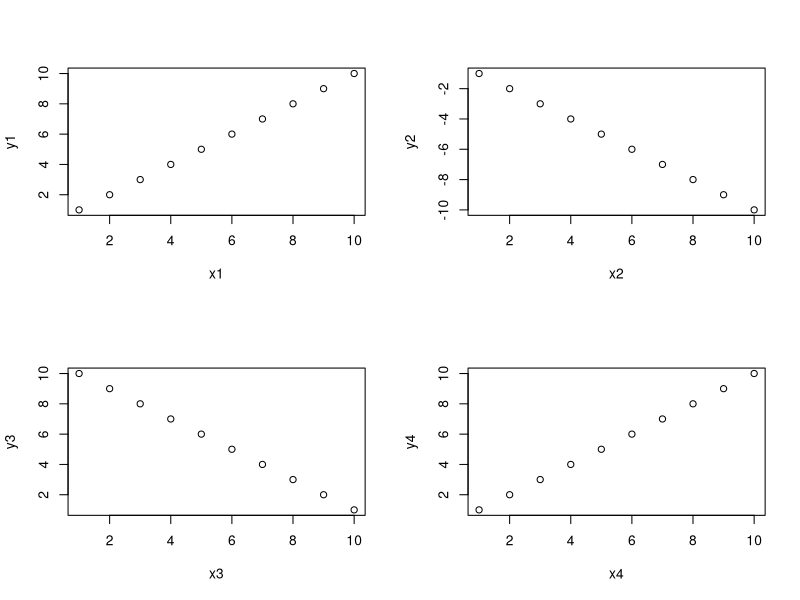
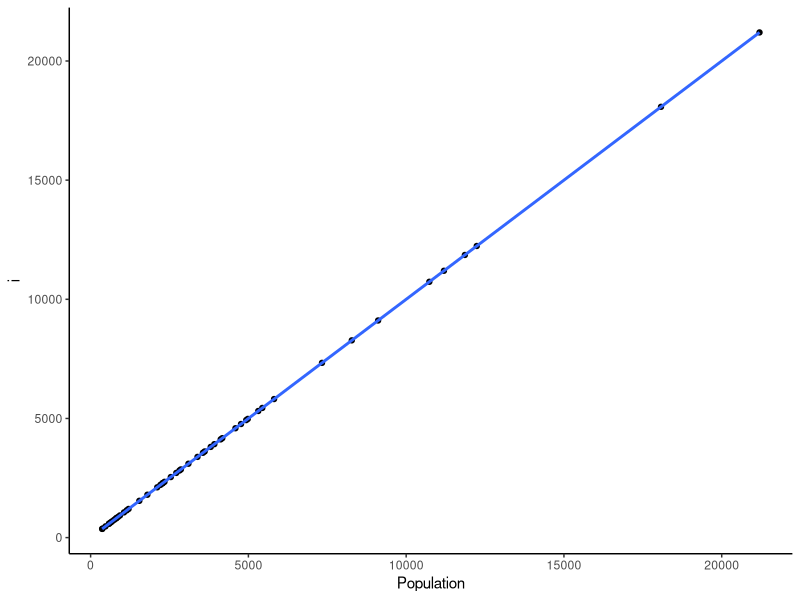
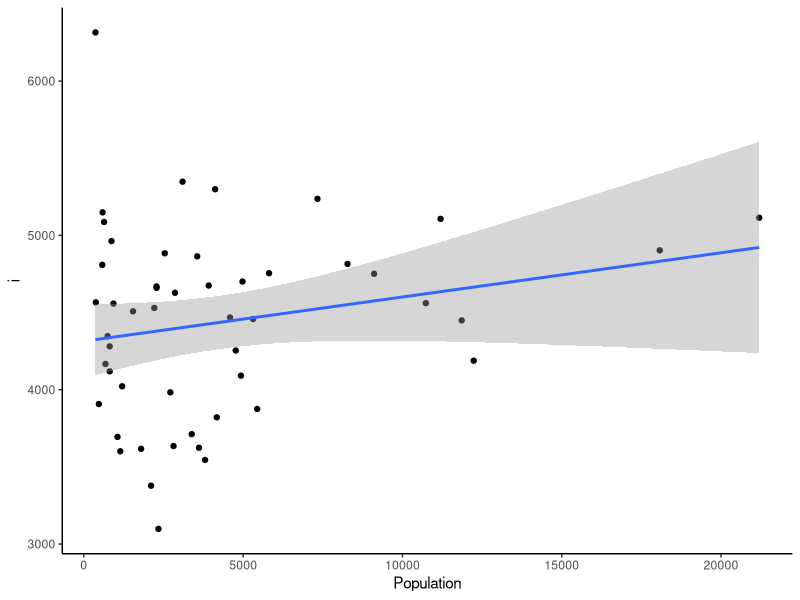
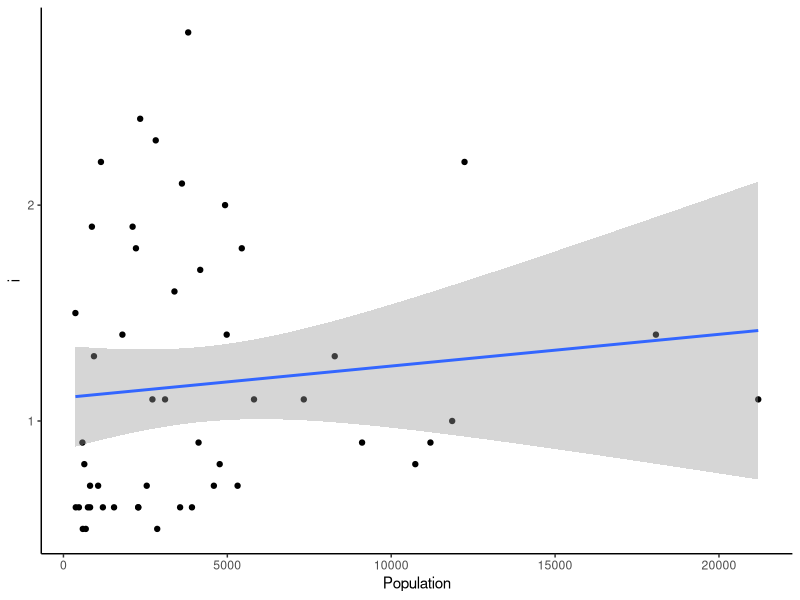
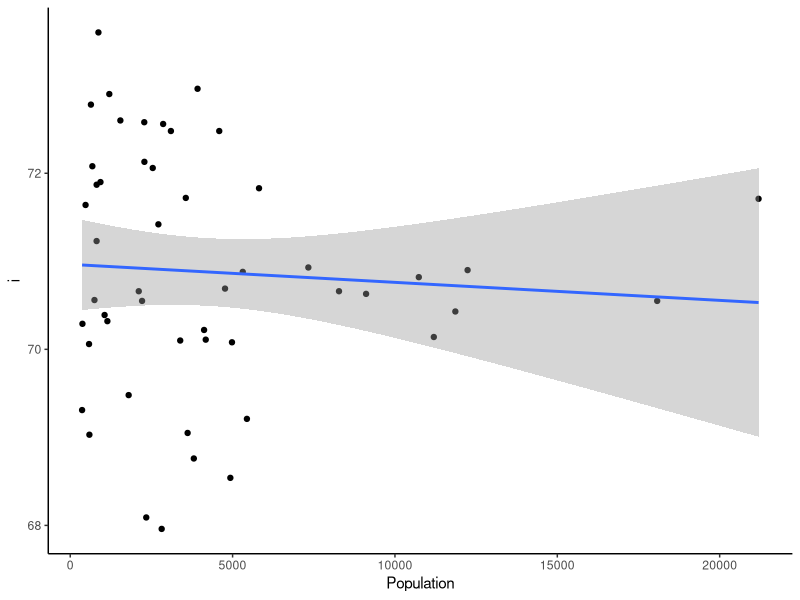
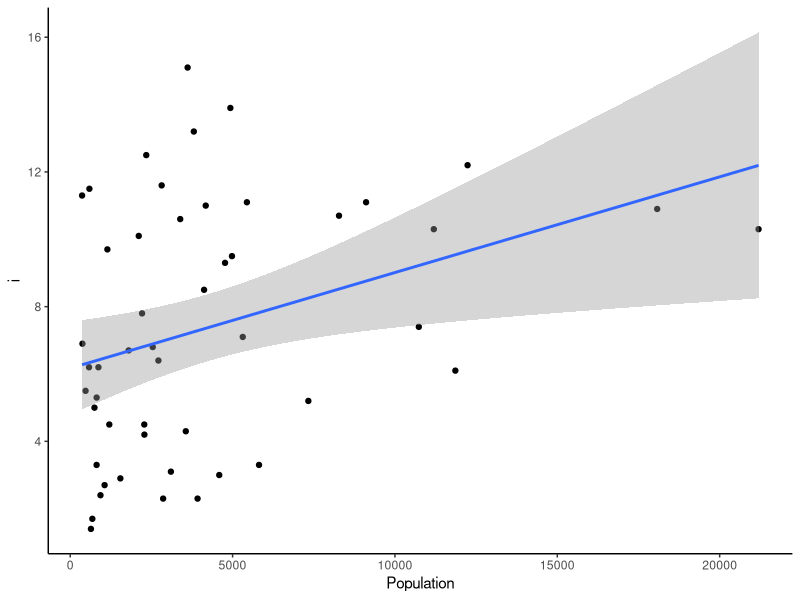
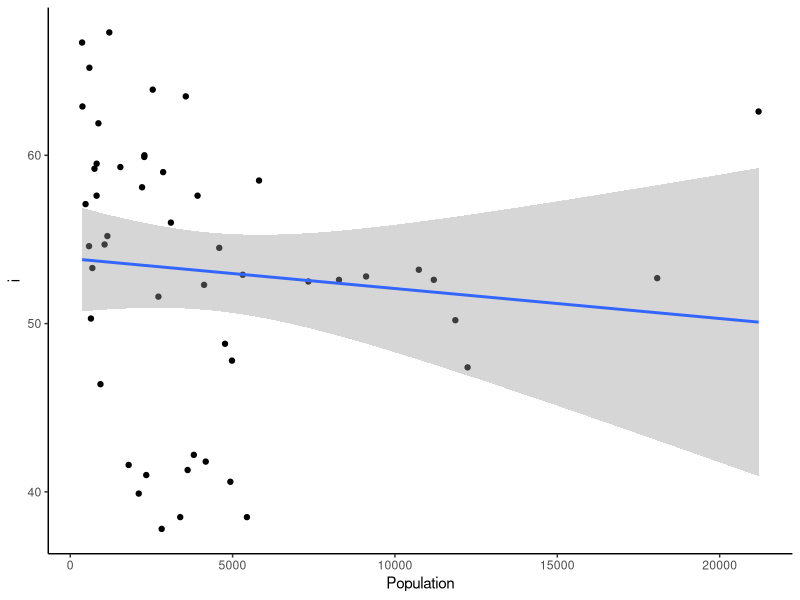
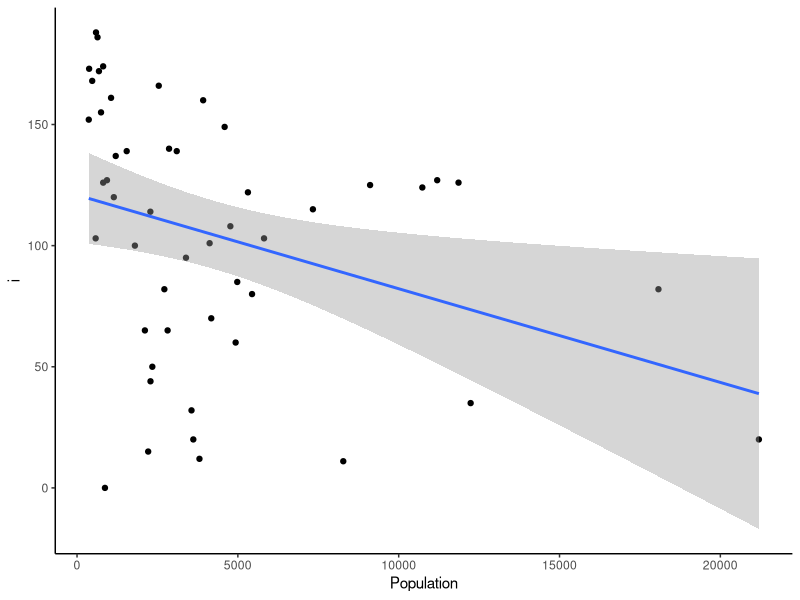

Generate these figures, in order, with R:
## ---- chunk 1
library(ggplot2)

squares = rep(NA, 10) # use rep to create a vector length 10 of NAs to store the result
for (i in 1:10) { 
  squares[i] = i^2
}
squares
## ---- chunk 2
# ?sapply 
# syntax: sapply(X = object_to_repeat_over, FUN = function_to_repeat)
# simple example of sapply over a vector
# we can use an in-line function definition
sapply(1:10, function(x)  x^2)

# equivalently, we can define our own functions separately for sapply
# e.g. a function that calculates the area of a circle radius r, pi*r^2
areaCircle = function(r){
  return(pi * r^2)
}
sapply(1:10, areaCircle)

# We can also just use short-hand for simple vector calculations:
pi*(1:10)^2

# but unlike the short-hand, sapply can also iterate over elements in a list
listy = list(a = TRUE, b = c("a", "b", "c"), c = 10:100)
str(listy) # look at the structure of 'listy'
length(listy) # look at the length of 'listy'

# use sapply to return a vector for length of each object within the list
sapply(listy, FUN = length) 
## ---- chunk 3
df1 = data.frame(x1 = 1:10, y1 = 1:10)
df2 = data.frame(x2 = 1:10, y2 = -1:-10)
df3 = data.frame(x3 = 1:10, y3 = 10:1)
df4 = data.frame(x4 = 1:10, y4 = 1:10)
my_list = list(df1, df2, df3, df4) # put 4 data frames together in a list
par(mfrow = c(2,2)) # set up frame for 4 plots
sapply(my_list, plot) # plot my_list with sapply
## ---- chunk 4
# load in the data
data(state)
states = as.data.frame(state.x77) # convert data to a familiar format - data frame
str(states) # let's take a look at the dataframe

# calculate the mean for each column
apply(states, 2, mean)

# note you could get this with colMeans() or summary(), along with the min and max and other values, but there may be instances where you only want the mean
# you could also plot each column against Population in ggplot

apply(states, 2, FUN = function(i) ggplot(states, aes(x=Population, y = i))+geom_point()+geom_smooth(method="lm")+theme_classic())

#calculate the sum across each row in states
apply(states, 1, sum)
## ---- chunk 5
lapply(1:10, function(x)  x^2) # lapply returns list
sapply(1:10, function(x)  x^2, simplify = FALSE) # same as an lapply
sapply(1:10, function(x)  x^2) # default is simplify = TRUE which retuns a vector
## ---- chunk 6
# load state data again, you can skip this if you already have it loaded
data(state)
states = as.data.frame(state.x77) # convert data to a familiar format - data frame
str(states) # let's take a look at the dataframe

# example syntax --- tapply(variable of interest, grouping variable, function)
# for each US region in our dataset, finds the mean of Frost for states in that region
tapply(states$Frost, state.region, mean) # state.region contains the region information for each state

# you can nest apply statements! Let's find the region average for all the variables in the states dataset
apply(states,
      2, # apply over columns of my_states
      function(x) tapply(x, state.region, mean)) # each column = variable of interest for tapply
## ---- chunk 7
data(state)
## ---- chunk 8
states = as.data.frame(state.x77) 
## ---- chunk 9
sapply(states[, c("Population", "Income", "Area")], mean)
## ---- chunk 10
tapply(states$Area, state.region, mean)
## ---- chunk 11
apply(states, 2, function(i) hist(i))
## ---- chunk 12
head(states[order(apply(states[, c("Illiteracy", "Murder", "Frost")], 1, prod), decreasing = TRUE), ], 10)
## ---- chunk 13
sapply(c("darkorchid", "orchid", "salmon", "sienna"), function(i) hist(states$Population, col = i, main = i))
## ---- chunk 14
states_standardized <- as.data.frame(sapply(states, FUN = function(i) (i - mean(i)) / sd(i)))
## ---- chunk 15
sapply(colnames(states), function(i) hist(states[, i], main = i))
